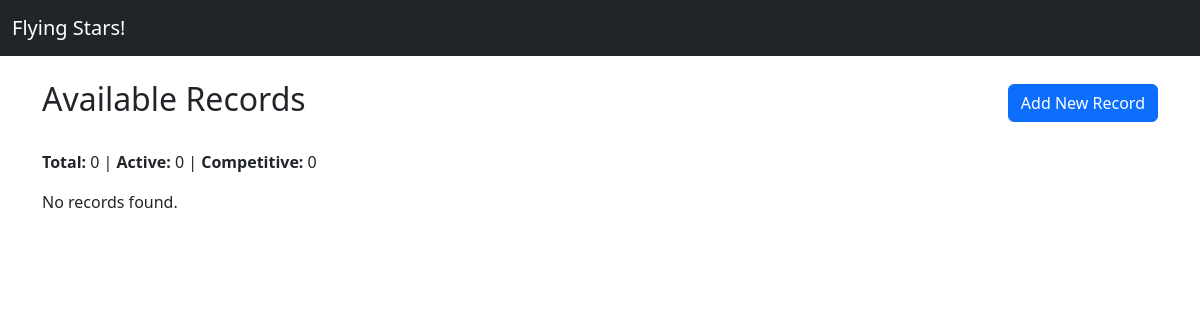
Page /records/ on the earlier database version.
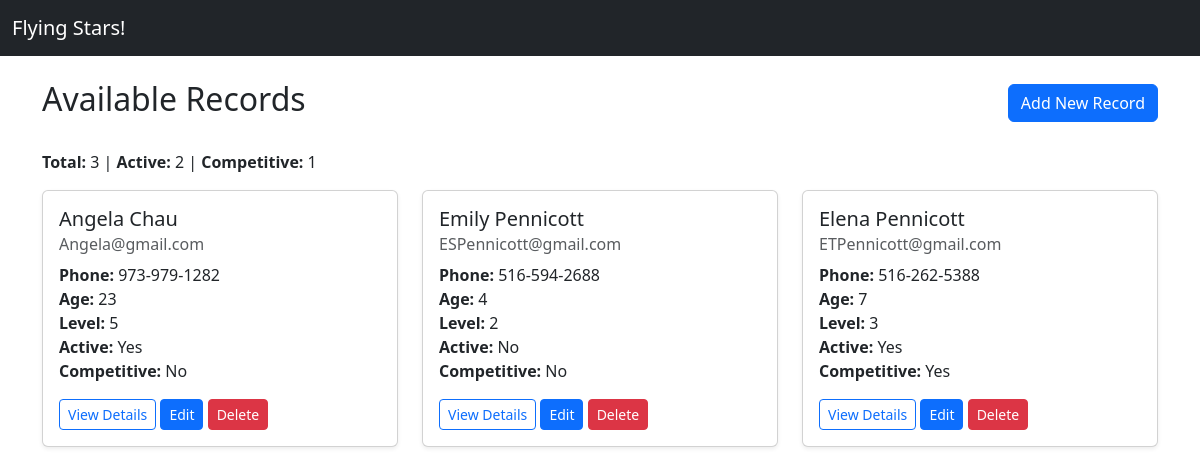
Same page on the later database version.
### records/models.py (models this page shows, shortened)
class Record(models.Model):
    name = models.CharField(max_length=100, verbose_name="Full Name")
    email = models.EmailField(verbose_name="Email Address")
    phone = models.CharField(max_length=20, verbose_name="Phone Number")
    age = models.PositiveIntegerField(verbose_name="Child's Age")
    active = models.BooleanField(
        default=False, verbose_name="Is your child currently in gymnastics?")
    home_gym = models.CharField(max_length=100, verbose_name="Home Gym?")
    competitive = models.BooleanField(
        default=False, verbose_name="Do they compete in competitions?")
    level = models.CharField(
        max_length=50,
        blank=True,
        verbose_name="Competitive Level (Level/Xcel/IGH)"
    )
    challenges = models.CharField(
        max_length=255, blank=True, verbose_name="Challenges Faced")
    resources = models.CharField(
        max_length=255, blank=True, verbose_name="Helpful Resources")
    recommendations = models.CharField(
        max_length=255, blank=True, verbose_name="Recommendations")
    created_at = models.DateTimeField(auto_now_add=True)

### records/views.py (the view)
# urls.py: path('', RecordListView.as_view(), name='home'),
class RecordListView(ListView):
    model = Record
    template_name = 'records/record_list_with_edit_modal.html'
    context_object_name = 'records'
    def get_queryset(self):
        qs = super().get_queryset()
        active = self.request.GET.get('active')
        competitive = self.request.GET.get('competitive')
        if active == 'true':
            qs = qs.filter(active=True)
        elif active == 'false':
            qs = qs.filter(active=False)
        if competitive == 'true':
            qs = qs.filter(competitive=True)
        elif competitive == 'false':
            qs = qs.filter(competitive=False)
        return qs
    def get_context_data(self, **kwargs):
        context = super().get_context_data(**kwargs)
        qs = self.get_queryset()
        context["total_records"] = qs.count()
        context["active_count"] = qs.filter(active=True).count()
        context["competitive_count"] = qs.filter(competitive=True).count()
        context["form"] = RecordForm()
        return context

### templates/records/record_list_with_edit_modal.html (shortened to what this page needs)
{% extends 'base.html' %}
{% load static %}
{% block content %}
<div class="d-flex justify-content-between align-items-center mb-4">
    <h2>Available Records</h2>
    <button class="btn btn-primary" data-bs-toggle="modal" data-bs-target="#addModal" data-url="{% url 'records:record_new' %}">
      Add New Record
    </button>
</div>
<p>
    <strong>Total:</strong> {{ total_records }} |
    <strong>Active:</strong> {{ active_count }} |
    <strong>Competitive:</strong> {{ competitive_count }}
</p>
<div class="row">
    {% for record in records %}
    <div class="col-md-6 col-lg-4 mb-4" id="record-card-{{ record.id }}">
        <div class="card shadow-sm">
            <div class="card-body">
                <h5 class="card-title">{{ record.name }}</h5>
                <h6 class="card-subtitle mb-2 text-muted">{{ record.email }}</h6>
                <p class="card-text">
                    <strong>Phone:</strong> {{ record.phone }}<br>
                    <strong>Age:</strong> {{ record.age }}<br>
                    <strong>Level:</strong> {{ record.level }}<br>
                    <strong>Active:</strong> {{ record.active|yesno:"Yes,No" }}<br>
                    <strong>Competitive:</strong> {{ record.competitive|yesno:"Yes,No" }}
                </p>
                <button class="btn btn-outline-primary btn-sm"
                        data-bs-toggle="modal"
                        data-bs-target="#detailModal"
                        data-url="{% url 'records:record_detail' record.pk %}">
                  View Details
                </button>
                <a href="{% url 'records:record_edit' record.pk %}" class="btn btn-sm btn-primary">Edit</a>
                <button class="btn btn-danger btn-sm" data-bs-toggle="modal"
                        data-bs-target="#deleteModal"
                        data-record-id="{{ record.id }}"
                        data-record-name="{{ record.name }}"
                        data-url="{% url 'records:record_delete' record.id %}">
                    Delete
                </button>
            </div>
        </div>
    </div>
    {% empty %}
    <p>No records found.</p>
    {% endfor %}
</div>
{% endblock content %}

Differences in the rows shown:
added Record: name "Angela Chau", email "Angela@gmail.com", phone "973-979-1282", age "23", level "5", active "Yes", competitive "No"
added Record: name "Emily Pennicott", email "ESPennicott@gmail.com", phone "516-594-2688", age "4", level "2", active "No", competitive "No"
added Record: name "Elena Pennicott", email "ETPennicott@gmail.com", phone "516-262-5388", age "7", level "3", active "Yes", competitive "Yes"
Other differences:
{{ total_records }}: "0" → "3"
{{ active_count }}: "0" → "2"
{{ competitive_count }}: "0" → "1"
text no longer shown: "No records found."
